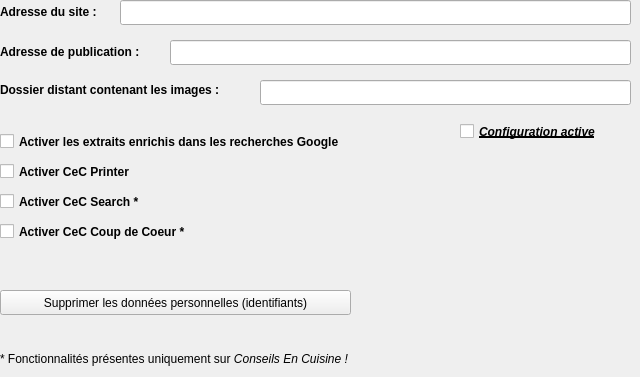
      <widget class="QWidget" name="config3">
       <attribute name="title">
        <string>Config 3</string>
       </attribute>
       <widget class="QLabel" name="labelAdresseSite_3">
        <property name="geometry">
         <rect>
          <x>0</x>
          <y>0</y>
          <width>121</width>
          <height>25</height>
         </rect>
        </property>
        <property name="text">
         <string>&lt;html&gt;&lt;head/&gt;&lt;body&gt;&lt;p&gt;&lt;span style=&quot; font-weight:600;&quot;&gt;Adresse du site :&lt;/span&gt;&lt;/p&gt;&lt;/body&gt;&lt;/html&gt;</string>
        </property>
       </widget>
       <widget class="QLabel" name="labelAddressePublication_3">
        <property name="geometry">
         <rect>
          <x>0</x>
          <y>40</y>
          <width>181</width>
          <height>25</height>
         </rect>
        </property>
        <property name="text">
         <string>&lt;html&gt;&lt;head/&gt;&lt;body&gt;&lt;p&gt;&lt;span style=&quot; font-weight:600;&quot;&gt;Adresse de publication :&lt;/span&gt;&lt;/p&gt;&lt;/body&gt;&lt;/html&gt;</string>
        </property>
       </widget>
       <widget class="QLineEdit" name="lineEditDossierDistantImages_3">
        <property name="geometry">
         <rect>
          <x>260</x>
          <y>80</y>
          <width>371</width>
          <height>25</height>
         </rect>
        </property>
       </widget>
       <widget class="QLineEdit" name="lineEditAdresseSite_3">
        <property name="geometry">
         <rect>
          <x>120</x>
          <y>0</y>
          <width>511</width>
          <height>25</height>
         </rect>
        </property>
       </widget>
       <widget class="QLineEdit" name="lineEditAdressePublication_3">
        <property name="geometry">
         <rect>
          <x>170</x>
          <y>40</y>
          <width>461</width>
          <height>25</height>
         </rect>
        </property>
       </widget>
       <widget class="QLabel" name="labelDossierDistantImages_3">
        <property name="geometry">
         <rect>
          <x>0</x>
          <y>80</y>
          <width>271</width>
          <height>21</height>
         </rect>
        </property>
        <property name="text">
         <string>&lt;html&gt;&lt;head/&gt;&lt;body&gt;&lt;p&gt;&lt;span style=&quot; font-weight:600;&quot;&gt;Dossier distant contenant les images :&lt;/span&gt;&lt;/p&gt;&lt;/body&gt;&lt;/html&gt;</string>
        </property>
       </widget>
       <widget class="QLabel" name="label_4">
        <property name="geometry">
         <rect>
          <x>0</x>
          <y>350</y>
          <width>621</width>
          <height>18</height>
         </rect>
        </property>
        <property name="text">
         <string>* Fonctionnalités présentes uniquement sur &lt;i&gt;Conseils En Cuisine !&lt;/i&gt;</string>
        </property>
       </widget>
       <widget class="QCheckBox" name="cecSearch_3">
        <property name="geometry">
         <rect>
          <x>0</x>
          <y>190</y>
          <width>171</width>
          <height>23</height>
         </rect>
        </property>
        <property name="styleSheet">
         <string notr="true">font-weight: bold;</string>
        </property>
        <property name="text">
         <string>Activer CeC Search *</string>
        </property>
       </widget>
       <widget class="QCheckBox" name="cecCoupDeCoeur_3">
        <property name="geometry">
         <rect>
          <x>0</x>
          <y>220</y>
          <width>231</width>
          <height>23</height>
         </rect>
        </property>
        <property name="styleSheet">
         <string notr="true">font-weight: bold;</string>
        </property>
        <property name="text">
         <string>Activer CeC Coup de Coeur *</string>
        </property>
       </widget>
       <widget class="QCheckBox" name="richSnippets_3">
        <property name="geometry">
         <rect>
          <x>0</x>
          <y>130</y>
          <width>381</width>
          <height>23</height>
         </rect>
        </property>
        <property name="styleSheet">
         <string notr="true">font-weight: bold;</string>
        </property>
        <property name="text">
         <string>Activer les extraits enrichis dans les recherches Google</string>
        </property>
       </widget>
       <widget class="QPushButton" name="buttonOptionsSupprimerDonneesPerso_3">
        <property name="geometry">
         <rect>
          <x>0</x>
          <y>290</y>
          <width>351</width>
          <height>25</height>
         </rect>
        </property>
        <property name="text">
         <string>Supprimer les données personnelles (identifiants)</string>
        </property>
       </widget>
       <widget class="QCheckBox" name="configActive_3">
        <property name="geometry">
         <rect>
          <x>460</x>
          <y>120</y>
          <width>171</width>
          <height>23</height>
         </rect>
        </property>
        <property name="font">
         <font>
          <weight>75</weight>
          <italic>true</italic>
          <bold>true</bold>
          <underline>true</underline>
         </font>
        </property>
        <property name="text">
         <string>Configuration active</string>
        </property>
        <property name="checked">
         <bool>false</bool>
        </property>
       </widget>
       <widget class="QCheckBox" name="cecPrinter_3">
        <property name="geometry">
         <rect>
          <x>0</x>
          <y>160</y>
          <width>161</width>
          <height>23</height>
         </rect>
        </property>
        <property name="styleSheet">
         <string notr="true">font-weight: bold;</string>
        </property>
        <property name="text">
         <string>Activer CeC Printer</string>
        </property>
       </widget>
      </widget>
